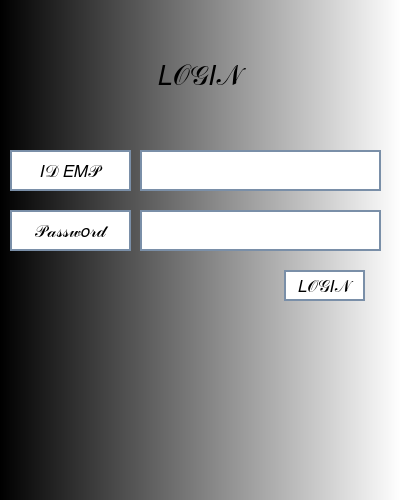
<?xml version="1.0" encoding="UTF-8"?>
<ui version="4.0">
 <class>Dialog</class>
 <widget class="QDialog" name="Dialog">
  <property name="geometry">
   <rect>
    <x>0</x>
    <y>0</y>
    <width>400</width>
    <height>500</height>
   </rect>
  </property>
  <property name="windowTitle">
   <string>Dialog</string>
  </property>
  <property name="layoutDirection">
   <enum>Qt::LeftToRight</enum>
  </property>
  <property name="styleSheet">
   <string notr="true">background-color:rgb(54, 54, 54)</string>
  </property>
  <widget class="QWidget" name="fondogris" native="true">
   <property name="geometry">
    <rect>
     <x>0</x>
     <y>0</y>
     <width>401</width>
     <height>501</height>
    </rect>
   </property>
   <property name="styleSheet">
    <string notr="true">
background-color: rgb(80, 255, 176);
background-color: qlineargradient(spread:pad, x1:0, y1:0, x2:1, y2:0, stop:0 rgba(0, 0, 0, 255), stop:1 rgba(255, 255, 255, 255));</string>
   </property>
   <widget class="QLabel" name="Title">
    <property name="geometry">
     <rect>
      <x>0</x>
      <y>50</y>
      <width>400</width>
      <height>50</height>
     </rect>
    </property>
    <property name="font">
     <font>
      <family>Segoe UI Symbol</family>
      <pointsize>20</pointsize>
     </font>
    </property>
    <property name="styleSheet">
     <string notr="true">background-color: rgba(255, 255, 255, 0)</string>
    </property>
    <property name="text">
     <string>𝐿𝒪𝒢𝐼𝒩</string>
    </property>
    <property name="textFormat">
     <enum>Qt::AutoText</enum>
    </property>
    <property name="alignment">
     <set>Qt::AlignCenter</set>
    </property>
    <property name="wordWrap">
     <bool>false</bool>
    </property>
    <property name="margin">
     <number>0</number>
    </property>
   </widget>
   <widget class="QLineEdit" name="id_emp">
    <property name="geometry">
     <rect>
      <x>140</x>
      <y>150</y>
      <width>241</width>
      <height>41</height>
     </rect>
    </property>
    <property name="font">
     <font>
      <family>Segoe UI Symbol</family>
      <pointsize>13</pointsize>
     </font>
    </property>
    <property name="styleSheet">
     <string notr="true">background-color:rgb(255, 255, 255);
border: 2px solid rgb(122, 143, 168);
padding: 5px;</string>
    </property>
    <property name="text">
     <string/>
    </property>
    <property name="frame">
     <bool>true</bool>
    </property>
   </widget>
   <widget class="QLabel" name="label">
    <property name="geometry">
     <rect>
      <x>10</x>
      <y>150</y>
      <width>121</width>
      <height>41</height>
     </rect>
    </property>
    <property name="font">
     <font>
      <family>Segoe UI Symbol</family>
      <pointsize>13</pointsize>
     </font>
    </property>
    <property name="layoutDirection">
     <enum>Qt::LeftToRight</enum>
    </property>
    <property name="styleSheet">
     <string notr="true">background-color:rgb(255, 255, 255);
border: 2px Solid rgb(122, 143, 168);</string>
    </property>
    <property name="text">
     <string>𝐼𝒟 𝐸𝑀𝒫</string>
    </property>
    <property name="alignment">
     <set>Qt::AlignCenter</set>
    </property>
   </widget>
   <widget class="QLabel" name="label_2">
    <property name="geometry">
     <rect>
      <x>10</x>
      <y>210</y>
      <width>121</width>
      <height>41</height>
     </rect>
    </property>
    <property name="font">
     <font>
      <family>Segoe UI Symbol</family>
      <pointsize>13</pointsize>
     </font>
    </property>
    <property name="layoutDirection">
     <enum>Qt::LeftToRight</enum>
    </property>
    <property name="styleSheet">
     <string notr="true">background-color:rgb(255, 255, 255);
border: 2px Solid rgb(122, 143, 168);</string>
    </property>
    <property name="text">
     <string>𝒫𝒶𝓈𝓈𝓌𝑜𝓇𝒹</string>
    </property>
    <property name="alignment">
     <set>Qt::AlignCenter</set>
    </property>
   </widget>
   <widget class="QLineEdit" name="pwd_emp">
    <property name="geometry">
     <rect>
      <x>140</x>
      <y>210</y>
      <width>241</width>
      <height>41</height>
     </rect>
    </property>
    <property name="font">
     <font>
      <family>Segoe UI Symbol</family>
      <pointsize>13</pointsize>
     </font>
    </property>
    <property name="styleSheet">
     <string notr="true">background-color:rgba(255, 255, 255);
border: 2px solid rgb(122, 143, 168);
padding: 5px;</string>
    </property>
    <property name="text">
     <string/>
    </property>
    <property name="frame">
     <bool>true</bool>
    </property>
   </widget>
   <widget class="QPushButton" name="pushlogin">
    <property name="geometry">
     <rect>
      <x>284</x>
      <y>270</y>
      <width>81</width>
      <height>31</height>
     </rect>
    </property>
    <property name="font">
     <font>
      <family>Segoe UI Symbol</family>
      <pointsize>13</pointsize>
     </font>
    </property>
    <property name="styleSheet">
     <string notr="true">background-color: rgb(255, 255, 255);
border: 2px solid rgb(122, 143, 168);</string>
    </property>
    <property name="text">
     <string>𝐿𝒪𝒢𝐼𝒩</string>
    </property>
   </widget>
  </widget>
 </widget>
 <resources>
  <include location="../fr.qrc"/>
 </resources>
 <connections/>
</ui>
